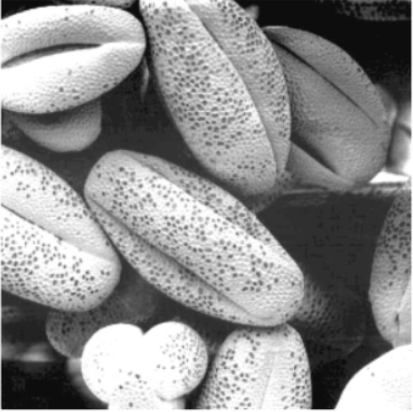
#> input picture stone.png, 413 x 412 px
$ jupyter execute 'Untitled15 (2).ipynb'
#> lines starting #> are read from the running program, lines starting #| are printed output that depends on the picture
[cell 1]
import cv2
import numpy as np
from matplotlib import pyplot as plt

[cell 2]
# Load the color image
image = cv2.imread('stone.png')
#> image is the input picture: shape (412, 413, 3); min 11, max 255, mean 141.3

[cell 3]
# Convert the image to grayscale
gray_image = cv2.cvtColor(image, cv2.COLOR_BGR2GRAY)

hist_original = cv2.calcHist([gray_image], [0], None, [256], [0, 256])
#> hist_original = 256 values, max 7530 at index 255, min 0 at index 0, mean 664.7

[cell 4]
# Apply histogram equalization
equalized_image = cv2.equalizeHist(gray_image)
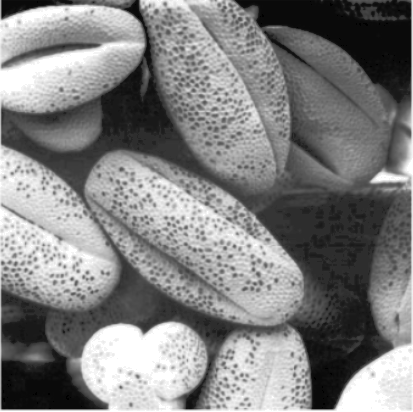
#> equalized_image: shape (412, 413); min 0, max 255, mean 128.6

[cell 5]
# Plotting the original grayscale image, equalized image, and histograms
plt.figure(figsize=(10, 7))

[cell 6]
# Show original grayscale image
plt.imshow(gray_image, cmap='gray')
plt.title('Original Grayscale Image')
plt.axis('off')

[cell 7]
# Show equalized grayscale image
plt.imshow(equalized_image, cmap='gray')
plt.title('Equalized Image')
plt.axis('off')

[cell 8]
# Plot histogram of the original grayscale image
plt.plot(hist_original, color='black')
plt.title('Original Histogram')
plt.xlim([0, 256])
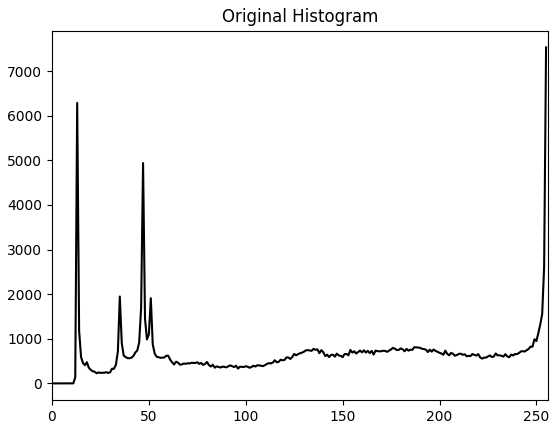
#> figure drawn by matplotlib, 1 panel; curve peaks at x = 255, y = 7530

[cell 9]
# Plot histogram of the equalized image
hist_equalized = cv2.calcHist([equalized_image], [0], None, [256], [0, 256])
#> hist_equalized = 256 values, max 7530 at index 255, min 0 at index 1, mean 664.7
plt.plot(hist_equalized, color='black')
plt.title('Equalized Histogram')
plt.xlim([0, 256])
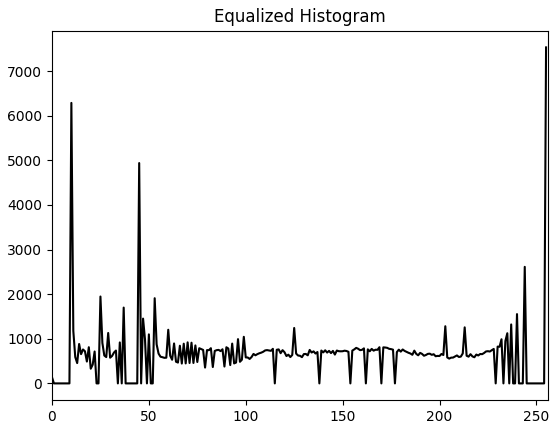
#> figure drawn by matplotlib, 1 panel; curve peaks at x = 255, y = 7530

[cell 10]
plt.tight_layout()
plt.show()

[cell 11]
import cv2
import numpy as np
from matplotlib import pyplot as plt

[cell 12]
# Load the color image
image = cv2.imread('dark.png')
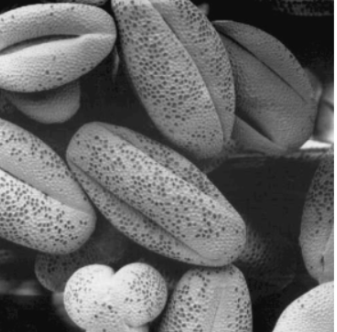
#> input picture dark.png, 337 x 332 px
#> image is the input picture: shape (332, 337, 3); min 10, max 255, mean 103.7

[cell 13]
# Convert the image to grayscale
gray_image = cv2.cvtColor(image, cv2.COLOR_BGR2GRAY)
#> gray_image: shape (332, 337)

[cell 14]
# Apply histogram equalization
equalized_image = cv2.equalizeHist(gray_image)
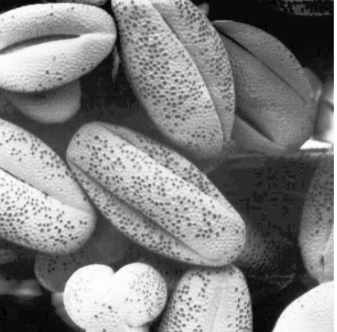
#> equalized_image: shape (332, 337); min 0, max 255, mean 128.5

[cell 15]
# Plotting the original grayscale image, equalized image, and histograms
plt.figure(figsize=(10, 7))

[cell 16]
# Show original grayscale image
plt.imshow(gray_image, cmap='gray')
plt.title('Original Grayscale Image')
plt.axis('off')

[cell 17]
# Show equalized grayscale imag
plt.imshow(equalized_image, cmap='gray')
plt.title('Equalized Image')
plt.axis('off')

[cell 18]
# Plot histogram of the original grayscale image
hist_original = cv2.calcHist([gray_image], [0], None, [256], [0, 256])
#> hist_original = 256 values, max 4177 at index 13, min 0 at index 0, mean 437
plt.plot(hist_original, color='black')
plt.title('Original Histogram')
plt.xlim([0, 256])
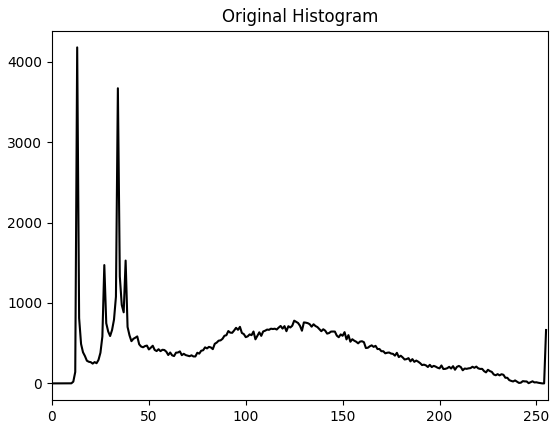
#> figure drawn by matplotlib, 1 panel; curve peaks at x = 13, y = 4177

[cell 19]
# Plot histogram of the equalized image
hist_equalized = cv2.calcHist([equalized_image], [0], None, [256], [0, 256])
#> hist_equalized = 256 values, max 4177 at index 10, min 0 at index 1, mean 437
plt.plot(hist_equalized, color='black')
plt.title('Equalized Histogram')
plt.xlim([0, 256])
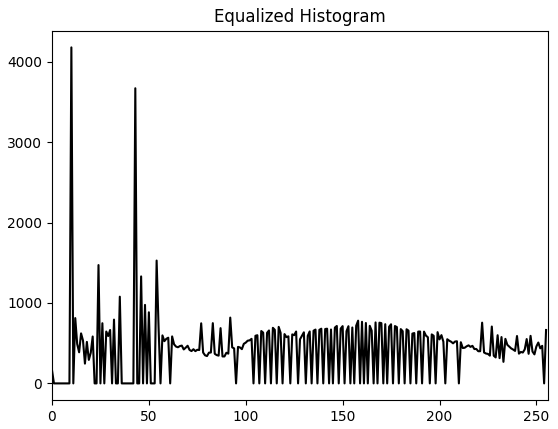
#> figure drawn by matplotlib, 1 panel; curve peaks at x = 10, y = 4177
